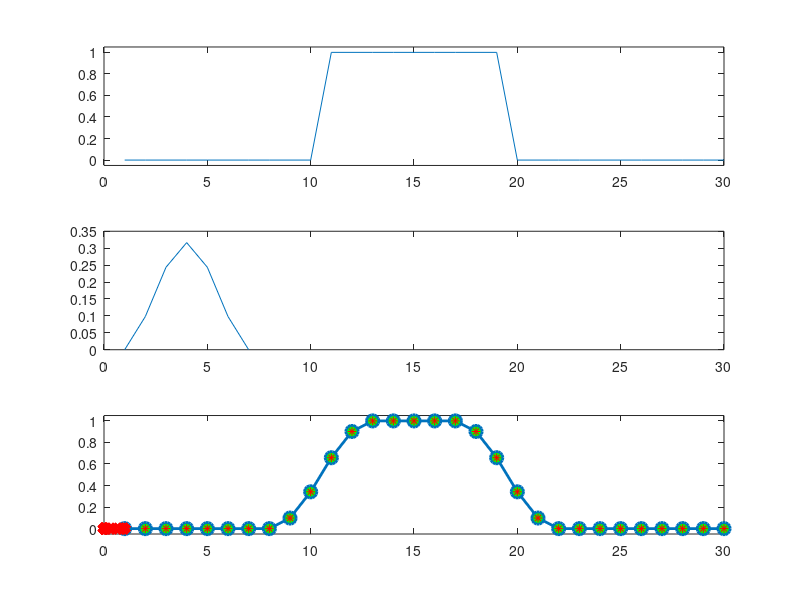
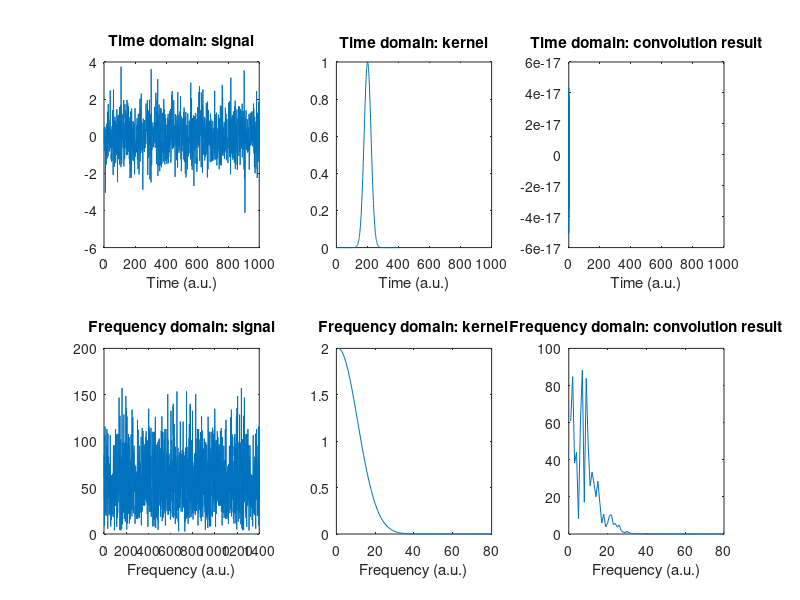

The MATLAB script that drew these images, in order: (Note: this script raises an error after producing the figures.)
%% Matlab for Brain and Cognitive Scientists
% Matlab code for Chapter 12
% Mike X Cohen
% 
% This code accompanies the book 
%      "Matlab for Brain and Cognitive Scientists" (MIT Press, 2017).
% Using the code without following the book may lead to confusion, 
% incorrect data analyses, and misinterpretations of results. 
% Mike X Cohen assumes no responsibility for incorrect use of this code. 

%% "manual" time-domain convolution

% signal
signal = zeros(1,30);
signal(11:19) = 1;

% kernel (Gaussian)
kernel = [0 .31 .77 1 .77 .31 0];

% normalize the kernel (try uncommenting to see 
% the effect on the result)
kernel = kernel./sum(kernel);


% sizes
N = length(signal);
M = length(kernel);
halfKern = floor(M/2);

% Data that we'll use for convolution (must be zero-padded).
dat4conv = [ zeros(1,M-1) signal zeros(1,M-1) ];

% initialize convolution output
conv_res = zeros(1,N+M-1);

% run convolution
for ti=M+1:N-M+1
    tempdata = dat4conv(ti:ti+M-1);
    
    % compute dot-product (don't forget to flip the kernel backwards!)
    conv_res(ti) = sum( tempdata.*kernel(end:-1:1) );
end

% trim the wings
conv_res = conv_res(halfKern+1:end-halfKern);

figure(1), clf

% plot signal
subplot(311)
plot(signal)
set(gca,'xlim',[0 N],'ylim',[min(signal)-.05 max(signal)+.05])

% plot kernel
subplot(312)
plot(kernel)
set(gca,'xlim',[0 N])

% plot convolution result
subplot(313)
plot(conv_res,'o-','linew',2,'markerface','g','markersize',9)
set(gca,'xlim',[0 N],'ylim',[min(signal)-.05 max(signal)+.05])

% Run this next line to show that our manual convolution 
% matches the output of Matlab's conv function.
%hold on, plot(conv(signal,kernel,'same'),'r*')

%% time-domain convolution as frequency-domain multiplication

% step 1: get the right sizes
nData = length(signal);
nKern = length(kernel);
nConv = nData+nKern-1;
nHfkn = floor(nKern/2);

% step 2: FFTs
signalX = fft(signal,nConv);
kernelX = fft(kernel,nConv);
hold on, plot(conv(signal,kernel,'same'),'r*')

% step 3: normalize the kernel
kernelX = kernelX./max(kernelX);

% step 4: point-wise multiplication
convres = ifft( signalX.*kernelX );

% could be broken down to 4a and 4b:
%convres = signalX.*kernelX;
%convres = ifft( convres );

% step 5: trim wings
convres = convres(nHfkn+1:end-nHfkn);

hold on
plot(convres,'rd','linew',4)

%% convolution between signal and noise

% signal of random noise
signal = randn(1,1000);

% gaussian kernel (width is hard-coded)
x = -2:.01:2;
kernel = exp( (-x.^2) / .1 );


% step 1: get the right sizes
nData = length(signal);
nKern = length(kernel);
nConv = nData+nKern-1;
nHfkn = floor(nKern/2);

% step 2: FFTs
signalX = fft(signal,nConv);
kernelX = fft(kernel,nConv);

% step 3: normalize the kernel
kernelX = kernelX./max(kernelX);

% step 4: point-wise multiplication
convres = ifft( signalX.*kernelX );

% could be broken down to 4a and 4b:
%convres = signalX.*kernelX;
%convres = ifft( convres );

% step 5: trim wings
convres = convres(nHfkn+1:end-nHfkn);

figure(6), clf
subplot(231)
plot(signal)
set(gca,'xlim',[0 nData])
xlabel('Time (a.u.)')
title('Time domain: signal')

subplot(232)
plot(kernel)
set(gca,'xlim',[0 nData])
xlabel('Time (a.u.)')
title('Time domain: kernel')

subplot(233)
plot(convres)
set(gca,'xlim',[0 nData])
xlabel('Time (a.u.)')
title('Time domain: convolution result')


subplot(234)
plot(2*abs(signalX))
set(gca,'xlim',[0 nConv])
xlabel('Frequency (a.u.)')
title('Frequency domain: signal')

subplot(235)
plot(2*abs(kernelX))
set(gca,'xlim',[0 80])
xlabel('Frequency (a.u.)')
title('Frequency domain: kernel')

subplot(236)
plot(2*abs(signalX.*kernelX))
set(gca,'xlim',[0 80])
xlabel('Frequency (a.u.)')
title('Frequency domain: convolution result')

%% 2D convolution

% import picture (We'll use only the red layer, because today feels like a red day, don't you think?)
pic = imread('saturn.png');
pic = double(squeeze(pic(:,:,1)));

% create gaussian
[x,y]  = meshgrid(-250:250);
s = 30;
gaus2d = exp( -(x.^2 + y.^2)/(2*s^2) );


% step 1
N     = size(pic);
M     = size(gaus2d);
nConv = N+M-1;
halfK = floor(M/2);

% step 2
picX  = fft2(pic,nConv(1),nConv(2));
gausX = fft2(gaus2d,nConv(1),nConv(2));

% step 3
gausX = gausX ./ max(gausX(:));

% step 4
cr = ifft2( picX.*gausX );

% step 5
cr = cr( halfK(1)+1:end-halfK(1) , halfK(2)+1:end-halfK(2) );


figure(2), clf
subplot(231)
imagesc(pic)
axis square, axis off
title('Saturn in space')

subplot(232)
imagesc(gaus2d)
axis square, axis off
title('Gaussian in space')

subplot(233)
imagesc(cr)
axis square, axis off
title('Convolution result in space')


subplot(234)
imagesc(fftshift(log10(abs(picX))))
set(gca,'clim',[2.5 5])
axis square, axis off
title('Saturn in frequency')

subplot(235)
imagesc(fftshift(log10(abs(gausX))))
set(gca,'clim',[-20 0])
axis square, axis off
title('Gaussian in frequency')

subplot(236)
imagesc(fftshift(log10(abs( picX.*gausX ))))
set(gca,'clim',[-20 0])
axis square, axis off
title('Convolution result in frequency')

%% end.
